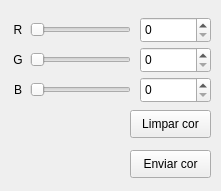
<?xml version="1.0" encoding="UTF-8"?>
<ui version="4.0">
 <class>Form</class>
 <widget class="QWidget" name="Form">
  <property name="geometry">
   <rect>
    <x>0</x>
    <y>0</y>
    <width>221</width>
    <height>191</height>
   </rect>
  </property>
  <property name="windowTitle">
   <string>Form</string>
  </property>
  <widget class="QWidget" name="widget_RGB" native="true">
   <property name="geometry">
    <rect>
     <x>10</x>
     <y>110</y>
     <width>111</width>
     <height>71</height>
    </rect>
   </property>
  </widget>
  <widget class="QSpinBox" name="spinBox_G">
   <property name="geometry">
    <rect>
     <x>140</x>
     <y>47</y>
     <width>71</width>
     <height>26</height>
    </rect>
   </property>
   <property name="maximum">
    <number>255</number>
   </property>
  </widget>
  <widget class="QSpinBox" name="spinBox_B">
   <property name="geometry">
    <rect>
     <x>140</x>
     <y>77</y>
     <width>71</width>
     <height>26</height>
    </rect>
   </property>
   <property name="maximum">
    <number>255</number>
   </property>
  </widget>
  <widget class="QLabel" name="label_B">
   <property name="geometry">
    <rect>
     <x>10</x>
     <y>80</y>
     <width>16</width>
     <height>20</height>
    </rect>
   </property>
   <property name="text">
    <string>B</string>
   </property>
   <property name="alignment">
    <set>Qt::AlignCenter</set>
   </property>
  </widget>
  <widget class="QSlider" name="horizontalSlider_G">
   <property name="geometry">
    <rect>
     <x>30</x>
     <y>50</y>
     <width>101</width>
     <height>20</height>
    </rect>
   </property>
   <property name="maximum">
    <number>255</number>
   </property>
   <property name="orientation">
    <enum>Qt::Horizontal</enum>
   </property>
  </widget>
  <widget class="QSlider" name="horizontalSlider_B">
   <property name="geometry">
    <rect>
     <x>30</x>
     <y>80</y>
     <width>101</width>
     <height>20</height>
    </rect>
   </property>
   <property name="maximum">
    <number>255</number>
   </property>
   <property name="orientation">
    <enum>Qt::Horizontal</enum>
   </property>
  </widget>
  <widget class="QSpinBox" name="spinBox_R">
   <property name="geometry">
    <rect>
     <x>140</x>
     <y>17</y>
     <width>71</width>
     <height>26</height>
    </rect>
   </property>
   <property name="maximum">
    <number>255</number>
   </property>
  </widget>
  <widget class="QLabel" name="label_R">
   <property name="geometry">
    <rect>
     <x>10</x>
     <y>20</y>
     <width>16</width>
     <height>20</height>
    </rect>
   </property>
   <property name="text">
    <string>R</string>
   </property>
   <property name="alignment">
    <set>Qt::AlignCenter</set>
   </property>
  </widget>
  <widget class="QSlider" name="horizontalSlider_R">
   <property name="geometry">
    <rect>
     <x>30</x>
     <y>20</y>
     <width>101</width>
     <height>20</height>
    </rect>
   </property>
   <property name="maximum">
    <number>255</number>
   </property>
   <property name="orientation">
    <enum>Qt::Horizontal</enum>
   </property>
  </widget>
  <widget class="QLabel" name="label_G">
   <property name="geometry">
    <rect>
     <x>10</x>
     <y>50</y>
     <width>16</width>
     <height>20</height>
    </rect>
   </property>
   <property name="text">
    <string>G</string>
   </property>
   <property name="alignment">
    <set>Qt::AlignCenter</set>
   </property>
  </widget>
  <widget class="QPushButton" name="clearColorButton">
   <property name="geometry">
    <rect>
     <x>130</x>
     <y>110</y>
     <width>81</width>
     <height>28</height>
    </rect>
   </property>
   <property name="toolTip">
    <string>Faz a cor selecionada voltar para preto (ou seja, (0, 0, 0))</string>
   </property>
   <property name="statusTip">
    <string/>
   </property>
   <property name="whatsThis">
    <string/>
   </property>
   <property name="text">
    <string>Limpar cor</string>
   </property>
  </widget>
  <widget class="QPushButton" name="sendColorButton">
   <property name="geometry">
    <rect>
     <x>130</x>
     <y>150</y>
     <width>81</width>
     <height>28</height>
    </rect>
   </property>
   <property name="toolTip">
    <string>Faz a cor selecionada voltar para preto (ou seja, (0, 0, 0))</string>
   </property>
   <property name="statusTip">
    <string/>
   </property>
   <property name="whatsThis">
    <string/>
   </property>
   <property name="text">
    <string>Enviar cor</string>
   </property>
  </widget>
 </widget>
 <resources/>
 <connections>
  <connection>
   <sender>horizontalSlider_R</sender>
   <signal>valueChanged(int)</signal>
   <receiver>spinBox_R</receiver>
   <slot>setValue(int)</slot>
   <hints>
    <hint type="sourcelabel">
     <x>97</x>
     <y>29</y>
    </hint>
    <hint type="destinationlabel">
     <x>149</x>
     <y>28</y>
    </hint>
   </hints>
  </connection>
  <connection>
   <sender>spinBox_R</sender>
   <signal>valueChanged(int)</signal>
   <receiver>horizontalSlider_R</receiver>
   <slot>setValue(int)</slot>
   <hints>
    <hint type="sourcelabel">
     <x>159</x>
     <y>38</y>
    </hint>
    <hint type="destinationlabel">
     <x>124</x>
     <y>30</y>
    </hint>
   </hints>
  </connection>
  <connection>
   <sender>horizontalSlider_G</sender>
   <signal>valueChanged(int)</signal>
   <receiver>spinBox_G</receiver>
   <slot>setValue(int)</slot>
   <hints>
    <hint type="sourcelabel">
     <x>103</x>
     <y>57</y>
    </hint>
    <hint type="destinationlabel">
     <x>153</x>
     <y>57</y>
    </hint>
   </hints>
  </connection>
  <connection>
   <sender>spinBox_G</sender>
   <signal>valueChanged(int)</signal>
   <receiver>horizontalSlider_G</receiver>
   <slot>setValue(int)</slot>
   <hints>
    <hint type="sourcelabel">
     <x>155</x>
     <y>69</y>
    </hint>
    <hint type="destinationlabel">
     <x>116</x>
     <y>58</y>
    </hint>
   </hints>
  </connection>
  <connection>
   <sender>horizontalSlider_B</sender>
   <signal>valueChanged(int)</signal>
   <receiver>spinBox_B</receiver>
   <slot>setValue(int)</slot>
   <hints>
    <hint type="sourcelabel">
     <x>122</x>
     <y>87</y>
    </hint>
    <hint type="destinationlabel">
     <x>149</x>
     <y>89</y>
    </hint>
   </hints>
  </connection>
  <connection>
   <sender>spinBox_B</sender>
   <signal>valueChanged(int)</signal>
   <receiver>horizontalSlider_B</receiver>
   <slot>setValue(int)</slot>
   <hints>
    <hint type="sourcelabel">
     <x>159</x>
     <y>100</y>
    </hint>
    <hint type="destinationlabel">
     <x>109</x>
     <y>87</y>
    </hint>
   </hints>
  </connection>
 </connections>
</ui>
